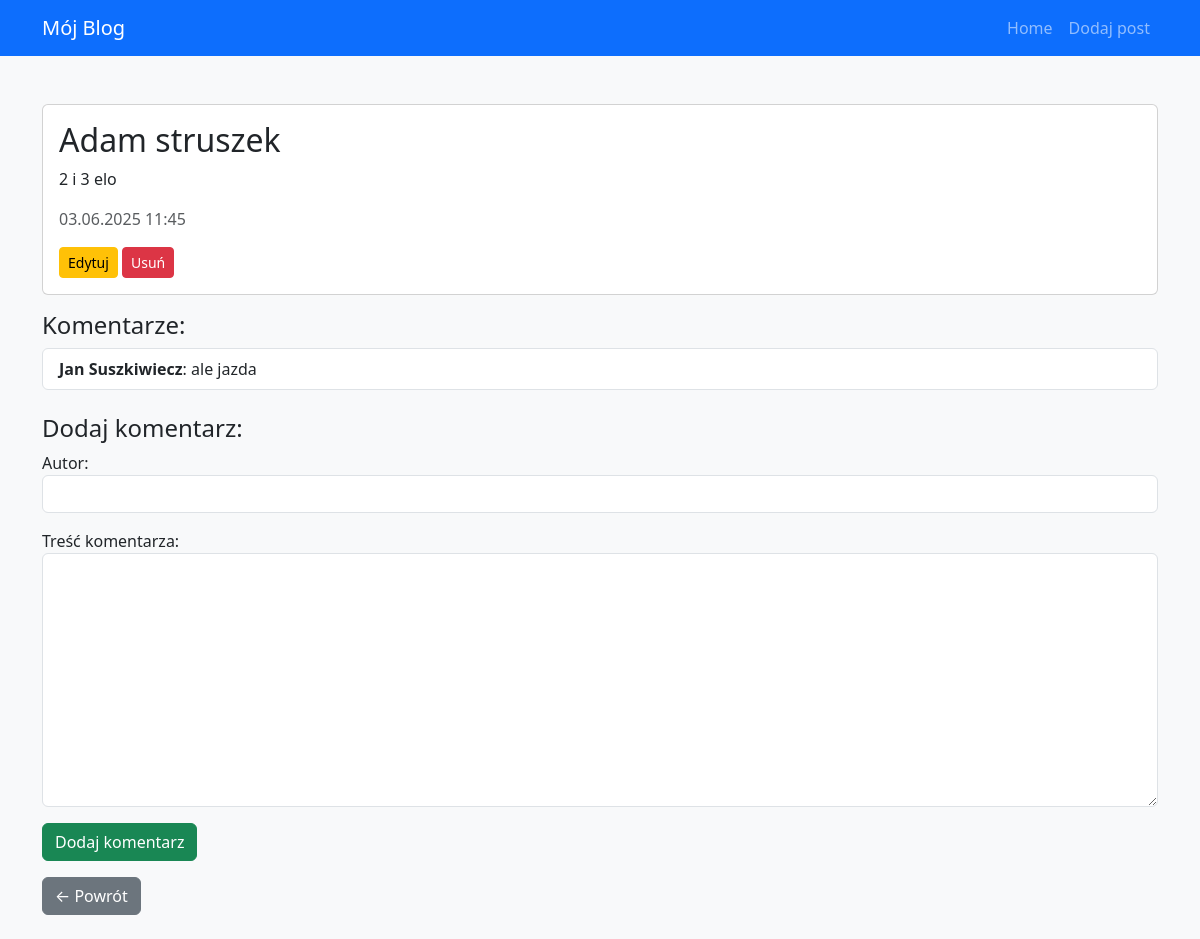
The app's page /post/4/ with its own data.
### blog/models.py (models this page shows, shortened)
class Post(models.Model):
    title = models.CharField(max_length=200)
    content = models.TextField()
    created_at = models.DateTimeField(auto_now_add=True)

class Comment(models.Model):
    post = models.ForeignKey(Post, related_name='comments', on_delete=models.CASCADE)
    author = models.CharField(max_length=100)
    text = models.TextField()
    created_at = models.DateTimeField(auto_now_add=True)

### blog/views.py (the view)
# urls.py: path('post/<int:pk>/', views.post_detail, name='post_detail'),
def post_detail(request, pk):
    post = get_object_or_404(Post, pk=pk)
    if request.method == 'POST':
        comment_form = CommentForm(request.POST)
        if comment_form.is_valid():
            comment = comment_form.save(commit=False)
            comment.post = post
            comment.save()
            return redirect('post_detail', pk=post.pk)
    else:
        comment_form = CommentForm()
    return render(request, 'blog/post_detail.html', {'post': post, 'comment_form': comment_form})

### blog/forms.py
class CommentForm(forms.ModelForm):
    class Meta:
        model = Comment
        fields = ['author', 'text']
        labels = {
            'author': 'Autor',
            'text': 'Treść komentarza',
        }
        widgets = {
            'author': forms.TextInput(attrs={'class': 'form-control'}),
            'text': forms.Textarea(attrs={'class': 'form-control'}),
        }

### blog/templates/blog/post_detail.html (shortened to what this page needs)
{% extends 'blog/base.html' %}
{% block content %}
<div class="card mb-3">
  <div class="card-body">
    <h2>{{ post.title }}</h2>
    <p>{{ post.content }}</p>
    <p class="text-muted">{{ post.created_at|date:"d.m.Y H:i" }}</p>
    <a href="{% url 'edit_post' post.pk %}" class="btn btn-warning btn-sm">Edytuj</a>
    <a href="{% url 'delete_post' post.pk %}" class="btn btn-danger btn-sm">Usuń</a>
  </div>
</div>
<h4>Komentarze:</h4>
<ul class="list-group mb-4">
  {% for comment in post.comments.all %}
    <li class="list-group-item">
      <strong>{{ comment.author }}</strong>: {{ comment.text }}
    </li>
  {% empty %}
    <li class="list-group-item">Brak komentarzy.</li>
  {% endfor %}
</ul>
<h4>Dodaj komentarz:</h4>
<form method="post">
  {{ comment_form.as_p }}
  <button type="submit" class="btn btn-success">Dodaj komentarz</button>
</form>
<a href="{% url 'post_list' %}" class="btn btn-secondary mt-3">← Powrót</a>
{% endblock %}

### records on screen
Post: title "Adam struszek", content "2 i 3 elo", created_at "03.06.2025 11:45"
Comment: author "Jan Suszkiwiecz", text "ale jazda"
